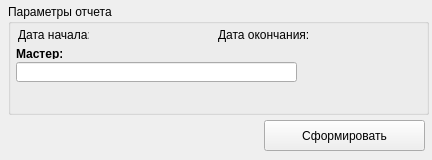
<?xml version="1.0" encoding="UTF-8"?>
<ui version="4.0">
 <class>repkassa</class>
 <widget class="QWidget" name="repkassa">
  <property name="geometry">
   <rect>
    <x>0</x>
    <y>0</y>
    <width>432</width>
    <height>160</height>
   </rect>
  </property>
  <property name="windowTitle">
   <string>Form</string>
  </property>
  <widget class="QGroupBox" name="groupBox">
   <property name="geometry">
    <rect>
     <x>8</x>
     <y>4</y>
     <width>421</width>
     <height>111</height>
    </rect>
   </property>
   <property name="title">
    <string>Параметры отчета</string>
   </property>
   <widget class="QDateLineEdit" name="date_start">
    <property name="geometry">
     <rect>
      <x>90</x>
      <y>20</y>
      <width>101</width>
      <height>22</height>
     </rect>
    </property>
   </widget>
   <widget class="QLabel" name="label">
    <property name="geometry">
     <rect>
      <x>10</x>
      <y>20</y>
      <width>71</width>
      <height>22</height>
     </rect>
    </property>
    <property name="text">
     <string>Дата начала:</string>
    </property>
   </widget>
   <widget class="QDateLineEdit" name="date_end">
    <property name="geometry">
     <rect>
      <x>310</x>
      <y>20</y>
      <width>101</width>
      <height>22</height>
     </rect>
    </property>
   </widget>
   <widget class="QLabel" name="label_2">
    <property name="geometry">
     <rect>
      <x>210</x>
      <y>20</y>
      <width>91</width>
      <height>22</height>
     </rect>
    </property>
    <property name="text">
     <string>Дата окончания:</string>
    </property>
   </widget>
   <widget class="QSelLineEdit" name="Sotrudnik">
    <property name="geometry">
     <rect>
      <x>8</x>
      <y>58</y>
      <width>281</width>
      <height>20</height>
     </rect>
    </property>
   </widget>
   <widget class="QLabel" name="label_4">
    <property name="geometry">
     <rect>
      <x>8</x>
      <y>44</y>
      <width>46</width>
      <height>11</height>
     </rect>
    </property>
    <property name="font">
     <font>
      <weight>75</weight>
      <bold>true</bold>
     </font>
    </property>
    <property name="text">
     <string>Мастер:</string>
    </property>
   </widget>
  </widget>
  <widget class="QPushButton" name="start_report">
   <property name="geometry">
    <rect>
     <x>264</x>
     <y>120</y>
     <width>161</width>
     <height>31</height>
    </rect>
   </property>
   <property name="text">
    <string>Сформировать</string>
   </property>
  </widget>
 </widget>
 <customwidgets>
  <customwidget>
   <class>QDateLineEdit</class>
   <extends>QWidget</extends>
   <header>qdatelineedit.h</header>
  </customwidget>
  <customwidget>
   <class>QSelLineEdit</class>
   <extends>QLineEdit</extends>
   <header>qsellineedit.h</header>
  </customwidget>
 </customwidgets>
 <resources/>
 <connections/>
</ui>
